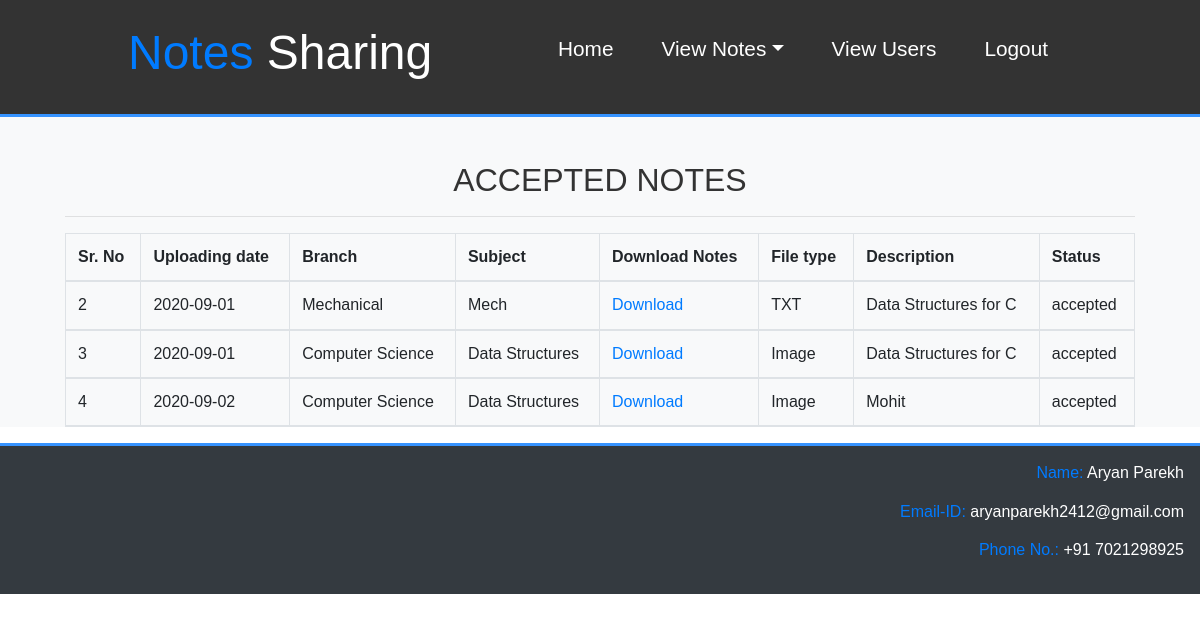
/admin_viewacceptednotes/ (signed in), run on an earlier commit of the app's database.
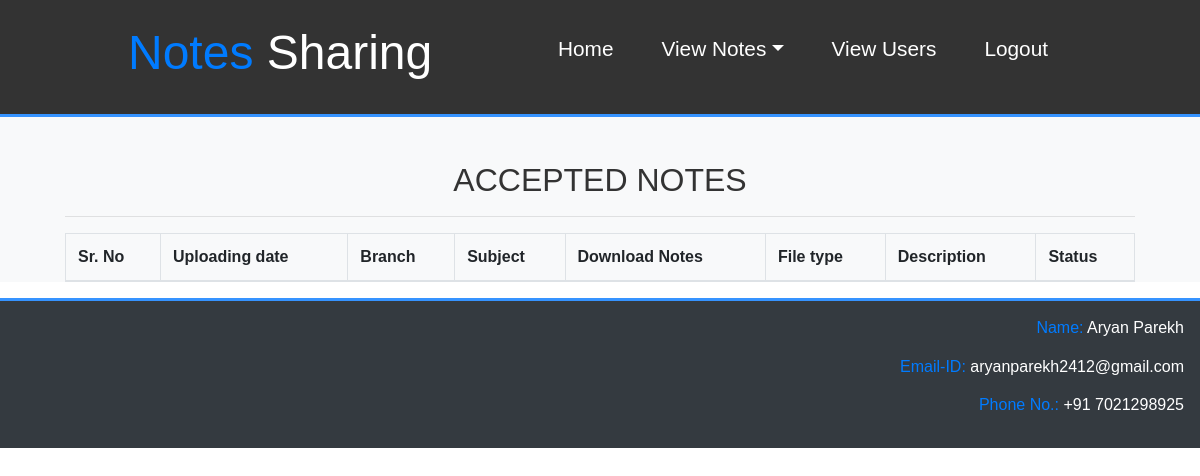
And on a later commit of the database.
### notes/models.py (models this page shows, shortened)
class Notes(models.Model):
    user = models.ForeignKey(User,on_delete=models.CASCADE)
    uploadingdate = models.CharField(max_length=10)
    branch = models.CharField(max_length=30)
    subject = models.CharField(max_length=30)
    notesfile = models.FileField()
    filetype = models.CharField(max_length=30)
    description = models.CharField(max_length=215,null=True)
    status = models.CharField(max_length=15,default='pending')

### notes/views.py (the view)
# urls.py: path('admin_viewacceptednotes/',admin_viewacceptednotes,name="admin_viewacceptednotes"),
def admin_viewacceptednotes(request):
    if not request.user.is_staff:
        return redirect('adminlogin')
    notes=Notes.objects.all()
    d={'notes':notes}
    return render(request,'admin_viewacceptednotes.html',d)

### notes/templates/admin_viewacceptednotes.html
{% extends 'adminnavigation.html' %}
{% load static %}
{% block admin_body %}
<section id="signup">
  <div class="bg-light">
    <br><br>
    <div class="container">
      <h2 class="text-center">ACCEPTED NOTES</h2>
      <hr>
      <table class="table table-bordered" id=mytable>
        <thead>
          <tr>
            <th>Sr. No</th>
            <th>Uploading date</th>
            <th>Branch</th>
            <th>Subject</th>
            <th>Download Notes</th>
            <th>File type</th>
            <th>Description</th>
            <th>Status</th>
          </tr>
          {% for i in notes %}
          {% ifequal i.status 'accepted' %}
          <tr>
            <td>{{forloop.counter}}</td>
            <td>{{i.uploadingdate}}</td>
            <td>{{i.branch}}</td>
            <td>{{i.subject}}</td>
            <td><a href="{{i.notesfile.url}}" download>Download</a></td>
            <td>{{i.filetype}}</td>
            <td>{{i.description}}</td>
            <td>{{i.status}}</td>
          </tr>
          {% endifequal %}
          {% endfor %}
        </thead>
      </table>
    </div>
  </div>
</section>
{% endblock %}

What changed in the data, as far as the page shows it:
removed Notes: uploadingdate "2020-09-01", branch "Mechanical", subject "Mech", filetype "TXT", description "Data Structures for C", status "accepted"
removed Notes: uploadingdate "2020-09-01", branch "Computer Science", subject "Data Structures", filetype "Image", description "Data Structures for C", status "accepted"
removed Notes: uploadingdate "2020-09-02", branch "Computer Science", subject "Data Structures", filetype "Image", description "Mohit", status "accepted"
